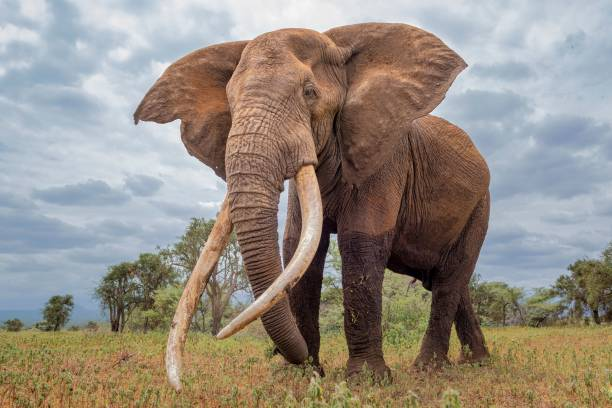
#> input picture Elephant.jpg, 612 x 408 px, found by its file name
$ jupyter execute 'OpenCV and Image processing.ipynb'   (shell and % lines are left out)
#> lines starting #> are read from the running program, lines starting #| are printed output that depends on the picture
 INTRODUCTION TO opencv and image processing

[cell 1]
# pip install opencv-python

[cell 2]
import numpy as np
import matplotlib.pyplot as plt

[cell 3]
import cv2

[cell 4]
img = cv2.imread(r'C:\Users\pshett4\OneDrive - MORNINGSTAR INC\FSDS\Gen AI with Image\Elephant.jpg')
#> img is the input picture: shape (408, 612, 3); mean B, G, R 129.2, 139.2, 148.5

[cell 5]
type(img)

[cell 6]
img.shape
#> Out = (408, 612, 3)

[cell 7]
plt.imshow(img)

# Matplotlib R G B
# OpenCV B G R

[cell 8]
img

[cell 9]
fix_img = cv2.cvtColor(img,cv2.COLOR_BGR2RGB)
fix_img

[cell 10]
plt.imshow(fix_img)

# https://docs.opencv.org/3.4/d8/d01/group__imgproc__color__conversions.html
# color documentation

[cell 11]
fix_img.shape
#> Out = (408, 612, 3)

[cell 12]
img_gray = cv2.imread(r'C:\Users\pshett4\OneDrive - MORNINGSTAR INC\FSDS\Gen AI with Image\Elephant.jpg',cv2.IMREAD_GRAYSCALE)
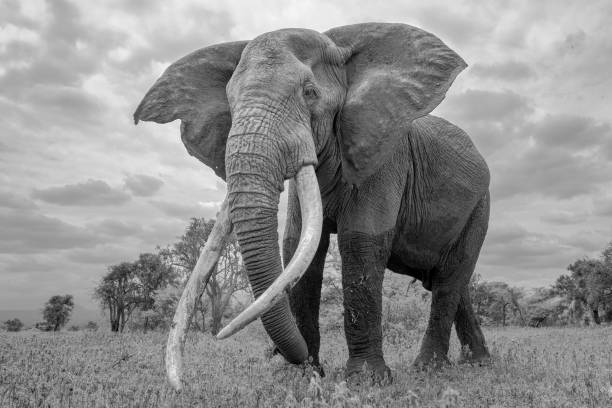
#> img_gray: shape (408, 612); min 0, max 251, mean 140.9

[cell 13]
img_gray.min()
#> Out = 0

[cell 14]
img_gray.max()
#> Out = 251

[cell 15]
plt.imshow(img_gray)

[cell 16]
plt.imshow(img_gray, cmap = 'gray')

[cell 17]
plt.imshow(img_gray, cmap = 'BuPu')

[cell 18]
plt.imshow(img_gray, cmap = 'magma')

[cell 19]
plt.imshow(fix_img)

[cell 20]
fix_img.shape
#> Out = (408, 612, 3)

[cell 21]
img.shape
#> Out = (408, 612, 3)

[cell 22]
fix_img_1 = cv2.resize(fix_img,(74,108))
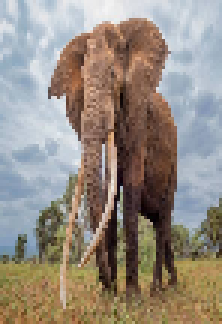
#> fix_img_1: shape (108, 74, 3) (shown 3 times larger); mean R, G, B 148.7, 139.4, 129.5

[cell 23]
fix_img_1.shape
#> Out = (108, 74, 3)

[cell 24]
plt.imshow(fix_img_1)

[cell 25]
w_ratio = 0.5
h_ratio = 0.5

[cell 26]
fix_img_2 = cv2.resize(fix_img,(0,0), fix_img, w_ratio, h_ratio)
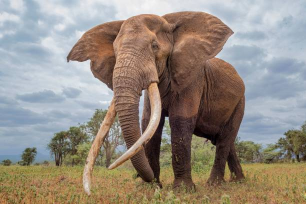
#> fix_img_2: shape (204, 306, 3); mean R, G, B 148.7, 139.4, 129.4

[cell 27]
plt.imshow(fix_img_2)

[cell 28]
img3 = cv2.flip(img,0)
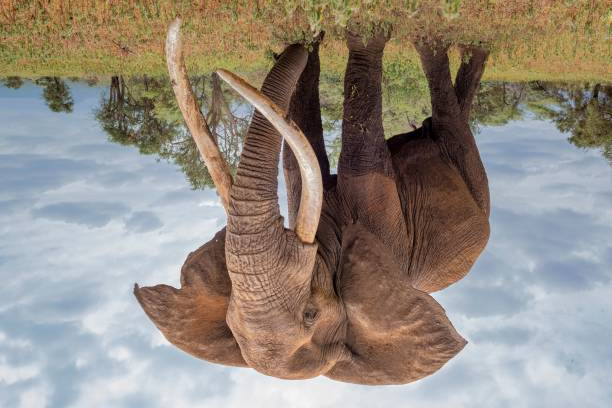
#> img3: shape (408, 612, 3); mean B, G, R 129.2, 139.2, 148.5
plt.imshow(img3)

[cell 29]
img3 = cv2.flip(img,1)
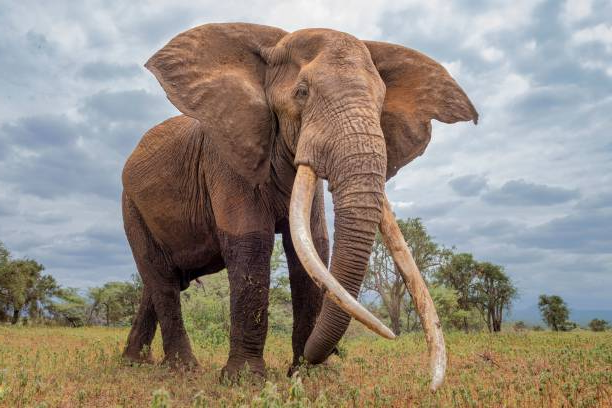
#> img3: shape (408, 612, 3); mean B, G, R 129.2, 139.2, 148.5
plt.imshow(img3)

[cell 30]
cv2.imwrite('new_elephant_img.jpg',img3)
#> Out = True

$ run again, with MyImage.jpg copied over Elephant.jpg
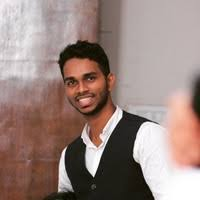
#> input picture MyImage.jpg, 200 x 200 px, found by its file name
#> img is the input picture: shape (200, 200, 3); mean B, G, R 126.3, 132.6, 153.9
#> `img_gray = cv2.imread(r'C:\Users\pshett4\OneDrive - MORNINGSTAR INC\FS..`:
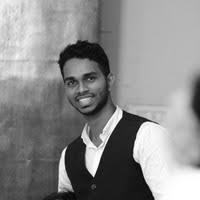
#> img_gray: shape (200, 200); min 0, max 255, mean 138.3
#> `img_gray.min()`: Out = 0
#> `img_gray.max()`: Out = 255
#> `img3 = cv2.flip(img,1)`:
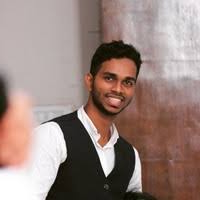
#> img3: shape (200, 200, 3); mean B, G, R 126.3, 132.6, 153.9
#> `cv2.imwrite('new_elephant_img.jpg',img3)`: Out = True
